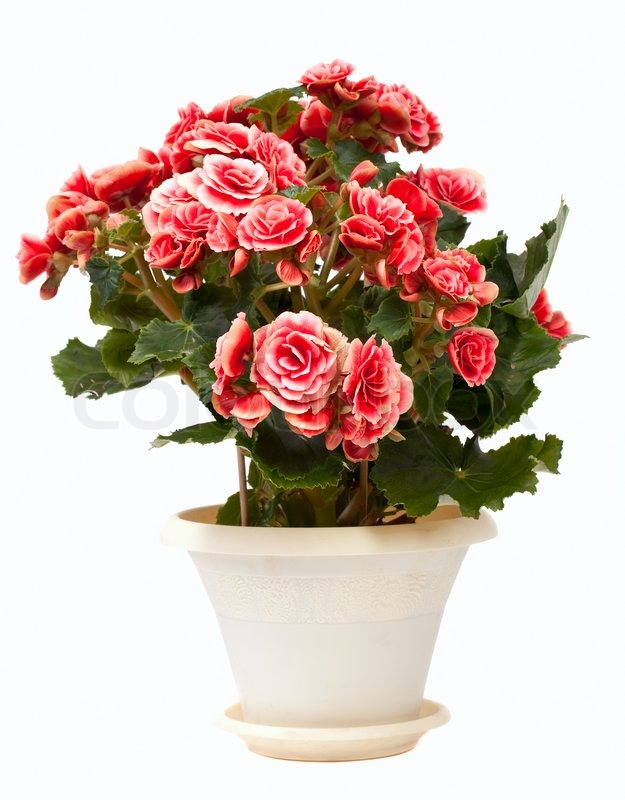
%> input picture Week2/3.jpg, 625 x 800 px
$ octave week2_xor_logic.m   (GNU Octave 9; MATLAB toolbox functions it lacks are replaced by stand-ins)
%> lines starting %> are read from the running program, lines starting %| are printed output that depends on the picture; in (x1, y1, x2, y2) boxes, pixels count from 0 and x2, y2 are one past the last pixel; in counts of white or black regions, pixels touching at a corner belong together; the program's own positions count from 1
A = imbinarize(rgb2gray(imread('3.jpg')));
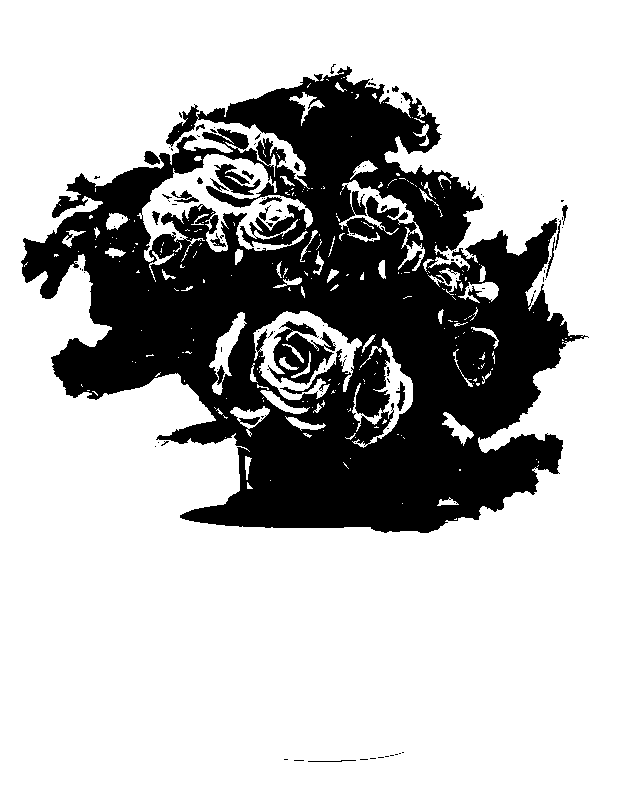
%> A: size 800x625 logical; 72.4% white; 109 black regions (87 under 20 px), largest, box (x1, y1, x2, y2) and area: (21, 66, 589, 533) 133565, (267, 321, 336, 385) 2064, (214, 164, 261, 195) 613
B = imbinarize(rgb2gray(imread('4.jpg')));
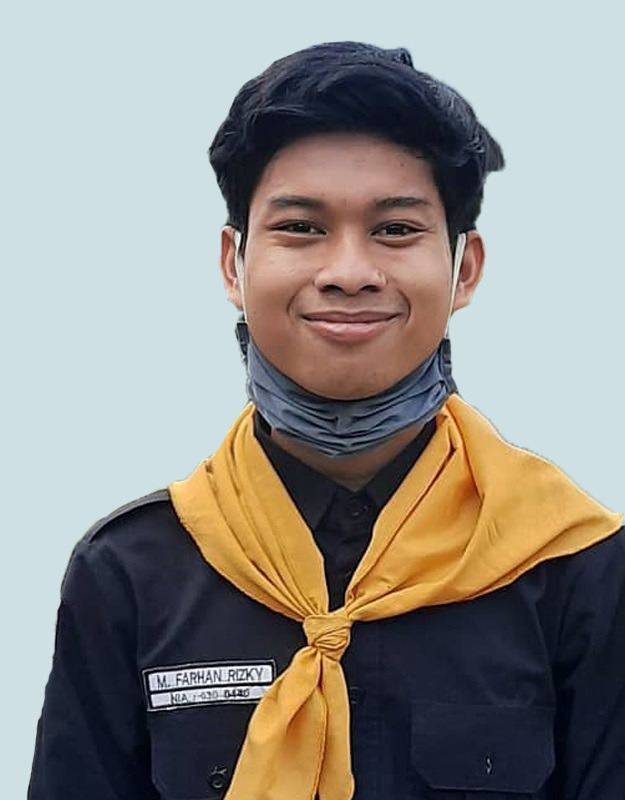
%> input picture Week2/4.jpg, 625 x 800 px
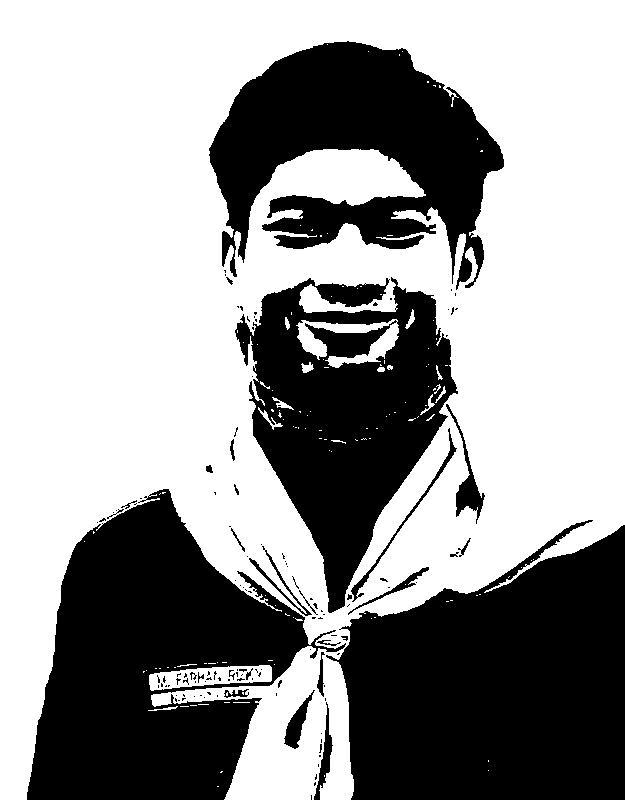
%> B: size 800x625 logical; 60.7% white; 130 black regions (101 under 20 px), largest, box (x1, y1, x2, y2) and area: (326, 520, 625, 800) 61200, (27, 489, 346, 800) 53405, (209, 41, 504, 290) 38707
C = xor(A,B);
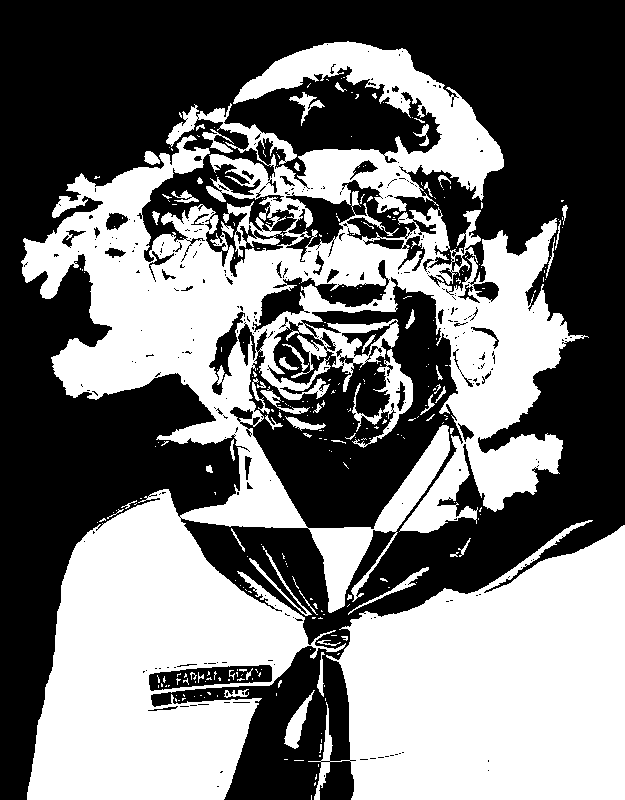
%> C: size 800x625 logical; 46.1% white; 311 white regions (256 under 20 px), largest, box (x1, y1, x2, y2) and area: (21, 41, 589, 800) 161056, (308, 520, 625, 800) 61727, (352, 349, 413, 448) 1593

%imshowpair(A,C, 'montage')

subplot (1,3,1), imshow(A),title ('Citra 1' );
subplot (1,3,2), imshow(B),title ('Citra 2' );
subplot (1,3,3), imshow(C),title ('Citra XOR' );
